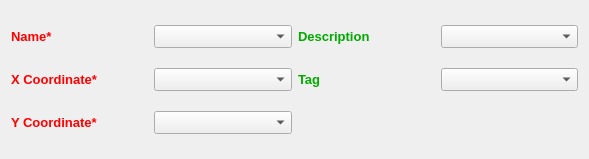
            <widget class="QWidget" name="scrollAreaWidgetContents_3">
             <property name="geometry">
              <rect>
               <x>0</x>
               <y>0</y>
               <width>589</width>
               <height>159</height>
              </rect>
             </property>
             <layout class="QGridLayout" name="gridLayout_4">
              <item row="1" column="1">
               <widget class="QComboBox" name="comboRaingageName">
                <property name="font">
                 <font>
                  <pointsize>10</pointsize>
                  <weight>50</weight>
                  <bold>false</bold>
                 </font>
                </property>
               </widget>
              </item>
              <item row="3" column="0">
               <widget class="QLabel" name="label_41">
                <property name="font">
                 <font>
                  <pointsize>10</pointsize>
                  <weight>75</weight>
                  <bold>true</bold>
                 </font>
                </property>
                <property name="styleSheet">
                 <string notr="true">color:rgb(255, 0, 0)</string>
                </property>
                <property name="text">
                 <string>X Coordinate*</string>
                </property>
               </widget>
              </item>
              <item row="3" column="1">
               <widget class="QComboBox" name="comboRaingageX">
                <property name="font">
                 <font>
                  <pointsize>10</pointsize>
                  <weight>50</weight>
                  <bold>false</bold>
                 </font>
                </property>
               </widget>
              </item>
              <item row="5" column="1">
               <widget class="QComboBox" name="comboRaingageY">
                <property name="font">
                 <font>
                  <pointsize>10</pointsize>
                  <weight>50</weight>
                  <bold>false</bold>
                 </font>
                </property>
               </widget>
              </item>
              <item row="1" column="0">
               <widget class="QLabel" name="label_44">
                <property name="font">
                 <font>
                  <pointsize>10</pointsize>
                  <weight>75</weight>
                  <bold>true</bold>
                 </font>
                </property>
                <property name="styleSheet">
                 <string notr="true">color:rgb(255, 0, 0)</string>
                </property>
                <property name="text">
                 <string>Name*</string>
                </property>
               </widget>
              </item>
              <item row="5" column="0">
               <widget class="QLabel" name="label_32">
                <property name="font">
                 <font>
                  <pointsize>10</pointsize>
                  <weight>75</weight>
                  <bold>true</bold>
                 </font>
                </property>
                <property name="styleSheet">
                 <string notr="true">color:rgb(255, 0, 0)</string>
                </property>
                <property name="text">
                 <string>Y Coordinate*</string>
                </property>
               </widget>
              </item>
              <item row="3" column="2">
               <widget class="QLabel" name="label_42">
                <property name="font">
                 <font>
                  <pointsize>10</pointsize>
                  <weight>75</weight>
                  <bold>true</bold>
                 </font>
                </property>
                <property name="styleSheet">
                 <string notr="true">color:rgb(0, 170, 0)</string>
                </property>
                <property name="text">
                 <string>Tag</string>
                </property>
               </widget>
              </item>
              <item row="1" column="2">
               <widget class="QLabel" name="label_39">
                <property name="font">
                 <font>
                  <pointsize>10</pointsize>
                  <weight>75</weight>
                  <bold>true</bold>
                 </font>
                </property>
                <property name="styleSheet">
                 <string notr="true">color:rgb(0, 170, 0)</string>
                </property>
                <property name="text">
                 <string>Description</string>
                </property>
               </widget>
              </item>
              <item row="1" column="3">
               <widget class="QComboBox" name="comboRainageDescription">
                <property name="font">
                 <font>
                  <pointsize>10</pointsize>
                  <weight>50</weight>
                  <bold>false</bold>
                 </font>
                </property>
               </widget>
              </item>
              <item row="3" column="3">
               <widget class="QComboBox" name="comboRaingageTag">
                <property name="font">
                 <font>
                  <pointsize>10</pointsize>
                  <weight>50</weight>
                  <bold>false</bold>
                 </font>
                </property>
               </widget>
              </item>
             </layout>
            </widget>
